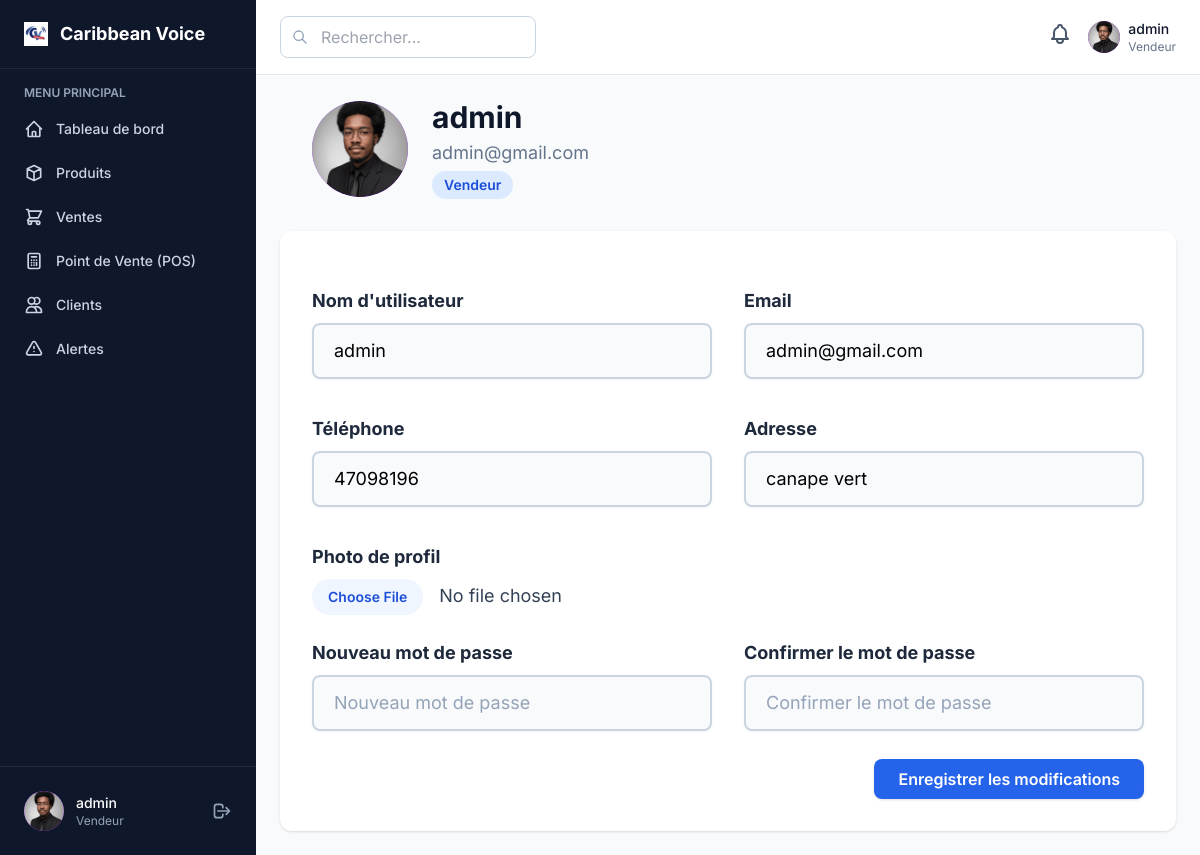
The app's page /customers/profil/ (signed in) with its own data.
### inventory/models.py (models this page shows, shortened)
class User(AbstractUser):
    ROLE_CHOICES = (
        ('admin', 'Administrateur'),
        ('manager', 'Manager'),
        ('vendeur', 'Vendeur'),
    )
    role = models.CharField(max_length=20, choices=ROLE_CHOICES, default='vendeur')
    phone = models.CharField(max_length=50, blank=True, null=True)
    address = models.TextField(blank=True, null=True)
    profile_image = models.ImageField(upload_to='profiles/', blank=True, null=True, verbose_name='Photo de profil')
    class Meta:
        verbose_name = 'Utilisateur'
        verbose_name_plural = 'Utilisateurs'
    def is_admin_or_manager(self):
        return self.role in ['admin', 'manager']

### customers/views.py (the view)
# urls.py: path('profil/', profile_view, name='profile'),
@login_required
def profile_view(request):
    user = request.user
    if not isinstance(user, User):
        user = User.objects.get(pk=user.pk)
    if request.method == 'POST':
        form = UserProfileForm(request.POST, request.FILES, instance=user)
        if form.is_valid():
            profile = form.save(commit=False)
            pwd1 = form.cleaned_data.get('password1')
            if pwd1:
                profile.set_password(pwd1)
            if 'profile_image' in request.FILES:
                profile.profile_image = request.FILES['profile_image']
            profile.save()
            messages.success(request, 'Profil mis à jour avec succès.')
            return redirect('profile')
    else:
        form = UserProfileForm(instance=user)
    return render(request, 'customers/profile.html', {'form': form})

### templates/customers/profile.html (shortened to what this page needs)
{% extends 'dashboard_base.html' %}
{% block dashboard_content %}
<div class="w-full">
    <div class="flex flex-col md:flex-row items-center gap-6 mb-8 px-2 md:px-8">
        <div class="flex-shrink-0">
            <div class="w-24 h-24 bg-gradient-to-br from-purple-500 to-purple-600 rounded-full flex items-center justify-center text-white text-4xl font-bold overflow-hidden">
                {% if request.user.profile_image %}
                    <img src="{{ request.user.profile_image.url }}" alt="Photo de profil" class="w-full h-full object-cover rounded-full" />
                {% else %}
                    {{ request.user.first_name.0|default:request.user.username.0|upper }}
                {% endif %}
            </div>
        </div>
        <div class="flex-1">
            <h1 class="text-3xl font-bold text-slate-900 mb-1">{{ request.user.get_full_name|default:request.user.username }}</h1>
            <div class="text-slate-500 text-lg mb-1">{{ request.user.email }}</div>
            <div class="inline-block px-3 py-1 rounded-full bg-blue-100 text-blue-700 text-sm font-semibold capitalize">{{ request.user.get_role_display }}</div>
        </div>
    </div>
    <form method="post" enctype="multipart/form-data" class="bg-white rounded-xl shadow p-8 w-full space-y-6">
            <div class="grid grid-cols-1 md:grid-cols-2 gap-8">
                <div>
                    <label class="block text-slate-800 font-bold mb-2 text-lg">Nom d'utilisateur</label>
                    <input type="text" name="username" value="{{ form.username.value }}" class="input input-bordered w-full text-lg px-5 py-3 bg-slate-50 border-2 border-slate-300 focus:border-blue-500 focus:ring-2 focus:ring-blue-200 rounded-lg transition placeholder-slate-400 shadow-sm focus:shadow-lg cursor-text" id="id_username" required placeholder="Nom d'utilisateur" />
                </div>
                <div>
                    <label class="block text-slate-800 font-bold mb-2 text-lg">Email</label>
                    <input type="email" name="email" value="{{ form.email.value }}" class="input input-bordered w-full text-lg px-5 py-3 bg-slate-50 border-2 border-slate-300 focus:border-blue-500 focus:ring-2 focus:ring-blue-200 rounded-lg transition placeholder-slate-400 shadow-sm focus:shadow-lg cursor-text" id="id_email" required placeholder="Adresse email" />
                </div>
                <div>
                    <label class="block text-slate-800 font-bold mb-2 text-lg">Téléphone</label>
                    <input type="text" name="phone" value="{{ form.phone.value }}" class="input input-bordered w-full text-lg px-5 py-3 bg-slate-50 border-2 border-slate-300 focus:border-blue-500 focus:ring-2 focus:ring-blue-200 rounded-lg transition placeholder-slate-400 shadow-sm focus:shadow-lg cursor-text" id="id_phone" placeholder="Téléphone" />
                </div>
                <div>
                    <label class="block text-slate-800 font-bold mb-2 text-lg">Adresse</label>
                    <input type="text" name="address" value="{{ form.address.value }}" class="input input-bordered w-full text-lg px-5 py-3 bg-slate-50 border-2 border-slate-300 focus:border-blue-500 focus:ring-2 focus:ring-blue-200 rounded-lg transition placeholder-slate-400 shadow-sm focus:shadow-lg cursor-text" id="id_address" placeholder="Adresse" />
                </div>
                <div class="md:col-span-2">
                    <label class="block text-slate-800 font-bold mb-2 text-lg">Photo de profil</label>
                    <input type="file" name="profile_image" accept="image/*" class="block w-full text-lg text-slate-700 file:mr-4 file:py-2 file:px-4 file:rounded-full file:border-0 file:text-sm file:font-semibold file:bg-blue-50 file:text-blue-700 hover:file:bg-blue-100" />
                </div>
            </div>
            <div class="grid grid-cols-1 md:grid-cols-2 gap-8">
                <div>
                    <label class="block text-slate-800 font-bold mb-2 text-lg">Nouveau mot de passe</label>
                    <input type="password" name="password1" class="input input-bordered w-full text-lg px-5 py-3 bg-slate-50 border-2 border-slate-300 focus:border-blue-500 focus:ring-2 focus:ring-blue-200 rounded-lg transition placeholder-slate-400 shadow-sm focus:shadow-lg cursor-text" id="id_password1" placeholder="Nouveau mot de passe" />
                </div>
                <div>
                    <label class="block text-slate-800 font-bold mb-2 text-lg">Confirmer le mot de passe</label>
                    <input type="password" name="password2" class="input input-bordered w-full text-lg px-5 py-3 bg-slate-50 border-2 border-slate-300 focus:border-blue-500 focus:ring-2 focus:ring-blue-200 rounded-lg transition placeholder-slate-400 shadow-sm focus:shadow-lg cursor-text" id="id_password2" placeholder="Confirmer le mot de passe" />
                </div>
            </div>
            <div class="mt-6 flex justify-end">
                <button type="submit" class="bg-blue-600 hover:bg-blue-700 text-white font-semibold px-6 py-2 rounded-lg shadow">Enregistrer les modifications</button>
            </div>
        </form>
    </div>
</div>
{% endblock %}

### templates/dashboard_base.html (shortened to what this page needs)
{% extends 'base.html' %}
{% load static %}
{% block content %}
<div class="min-h-screen bg-slate-50 animate-fade-up">
    <aside id="sidebar" class="fixed top-0 left-0 z-40 w-64 h-screen transition-transform bg-slate-900 lg:translate-x-0 lg:w-64 w-4/5 sm:w-2/3 md:w-1/2">
        <div class="h-full flex flex-col">
            <div class="flex items-center gap-3 px-6 py-5 border-b border-slate-800">
                <div class="">
                    <img src="{% static 'images/caribbean_voice.jpg' %}" alt="Caribbean Voice Logo" class="w-6 h-6">
                </div>
                <span class="text-white font-bold text-lg">Caribbean Voice</span>
            </div>
            <nav class="flex-1 overflow-y-auto px-3 py-4 space-y-1">
                <div class="text-slate-400 text-xs font-semibold uppercase px-3 mb-2">Menu Principal</div>
                <a href="{% url 'dashboard' %}" class="flex items-center gap-3 px-3 py-2.5 rounded-lg transition-colors {% if request.resolver_match.url_name == 'dashboard' %}bg-blue-600 text-white{% else %}text-slate-300 hover:bg-slate-800 hover:text-white{% endif %}">
                    <svg class="w-5 h-5" fill="none" stroke="currentColor" viewBox="0 0 24 24">
                        <path stroke-linecap="round" stroke-linejoin="round" stroke-width="2" d="M3 12l2-2m0 0l7-7 7 7M5 10v10a1 1 0 001 1h3m10-11l2 2m-2-2v10a1 1 0 01-1 1h-3m-6 0a1 1 0 001-1v-4a1 1 0 011-1h2a1 1 0 011 1v4a1 1 0 001 1m-6 0h6"></path>
                    </svg>
                    <span class="text-sm font-medium">Tableau de bord</span>
                </a>
                <a href="{% url 'products' %}" class="flex items-center gap-3 px-3 py-2.5 rounded-lg transition-colors {% if request.resolver_match.url_name == 'products' %}bg-blue-600 text-white{% else %}text-slate-300 hover:bg-slate-800 hover:text-white{% endif %}">
                    <svg class="w-5 h-5" fill="none" stroke="currentColor" viewBox="0 0 24 24">
                        <path stroke-linecap="round" stroke-linejoin="round" stroke-width="2" d="M20 7l-8-4-8 4m16 0l-8 4m8-4v10l-8 4m0-10L4 7m8 4v10M4 7v10l8 4"></path>
                    </svg>
                    <span class="text-sm font-medium">Produits</span>
                </a>
                <a href="{% url 'sales_list' %}" class="flex items-center gap-3 px-3 py-2.5 rounded-lg transition-colors {% if request.resolver_match.url_name == 'sales_list' or request.resolver_match.url_name == 'sale_detail' %}bg-blue-600 text-white{% else %}text-slate-300 hover:bg-slate-800 hover:text-white{% endif %}">
                    <svg class="w-5 h-5" fill="none" stroke="currentColor" viewBox="0 0 24 24">
                        <path stroke-linecap="round" stroke-linejoin="round" stroke-width="2" d="M3 3h2l.4 2M7 13h10l4-8H5.4M7 13L5.4 5M7 13l-2.293 2.293c-.63.63-.184 1.707.707 1.707H17m0 0a2 2 0 100 4 2 2 0 000-4zm-8 2a2 2 0 11-4 0 2 2 0 014 0z"></path>
                    </svg>
                    <span class="text-sm font-medium">Ventes</span>
                </a>
                <a href="{% url 'pos' %}" class="flex items-center gap-3 px-3 py-2.5 rounded-lg transition-colors {% if request.resolver_match.url_name == 'pos' %}bg-blue-600 text-white{% else %}text-slate-300 hover:bg-slate-800 hover:text-white{% endif %}">
                    <svg class="w-5 h-5" fill="none" stroke="currentColor" viewBox="0 0 24 24">
                        <path stroke-linecap="round" stroke-linejoin="round" stroke-width="2" d="M9 7h6m0 10v-3m-3 3h.01M9 17h.01M9 14h.01M12 14h.01M15 11h.01M12 11h.01M9 11h.01M7 21h10a2 2 0 002-2V5a2 2 0 00-2-2H7a2 2 0 00-2 2v14a2 2 0 002 2z"></path>
                    </svg>
                        <span class="text-sm font-medium">Point de Vente (POS)</span>
                </a>
                <a href="{% url 'customers' %}" class="flex items-center gap-3 px-3 py-2.5 rounded-lg transition-colors {% if request.resolver_match.url_name == 'customers' %}bg-blue-600 text-white{% else %}text-slate-300 hover:bg-slate-800 hover:text-white{% endif %}">
                    <svg class="w-5 h-5" fill="none" stroke="currentColor" viewBox="0 0 24 24">
                        <path stroke-linecap="round" stroke-linejoin="round" stroke-width="2" d="M12 4.354a4 4 0 110 5.292M15 21H3v-1a6 6 0 0112 0v1zm0 0h6v-1a6 6 0 00-9-5.197M13 7a4 4 0 11-8 0 4 4 0 018 0z"></path>
                    </svg>
                    <span class="text-sm font-medium">Clients</span>
                </a>
                <a href="{% url 'stock_alerts' %}" class="flex items-center gap-3 px-3 py-2.5 rounded-lg transition-colors {% if request.resolver_match.url_name == 'stock_alerts' %}bg-blue-600 text-white{% else %}text-slate-300 hover:bg-slate-800 hover:text-white{% endif %}">
                    <div class="relative w-full">
                        <button onclick="toggleSidebarAlertDropdown()" class="flex items-center gap-3 w-full">
                            <svg class="w-5 h-5" fill="none" stroke="currentColor" viewBox="0 0 24 24">
                                <path stroke-linecap="round" stroke-linejoin="round" stroke-width="2" d="M12 9v2m0 4h.01m-6.938 4h13.856c1.54 0 2.502-1.667 1.732-3L13.732 4c-.77-1.333-2.694-1.333-3.464 0L3.34 16c-.77 1.333.192 3 1.732 3z"></path>
                            </svg>
                            <span class="text-sm font-medium">Alertes</span>
                        </button>
                    </div>
                </a>
            </nav>
            <div class="border-t border-slate-800 p-4">
                <div class="flex items-center gap-3 p-2">
                    <div class="w-10 h-10 bg-gradient-to-br from-purple-500 to-purple-600 rounded-full flex items-center justify-center text-white font-bold overflow-hidden">
                        {% if request.user.profile_image %}
                            <img src="{{ request.user.profile_image.url }}" alt="Photo de profil" class="w-full h-full object-cover rounded-full" />
                        {% else %}
                            {{ request.user.first_name.0|default:request.user.username.0|upper }}
                        {% endif %}
                    </div>
                    <div class="flex-1">
                        <a href="{% url 'profile' %}" class="text-white text-sm font-medium hover:underline cursor-pointer block">{{ request.user.get_full_name|default:request.user.username }}</a>
                        <div class="text-slate-400 text-xs capitalize">{{ request.user.get_role_display }}</div>
                    </div>
                    <a href="{% url 'logout' %}" class="text-slate-400 hover:text-white ml-2">
                        <svg class="w-5 h-5" fill="none" stroke="currentColor" viewBox="0 0 24 24">
                            <path stroke-linecap="round" stroke-linejoin="round" stroke-width="2" d="M17 16l4-4m0 0l-4-4m4 4H7m6 4v1a3 3 0 01-3 3H6a3 3 0 01-3-3V7a3 3 0 013-3h4a3 3 0 013 3v1"></path>
                        </svg>
                    </a>
                </div>
            </div>
        </div>
    </aside>
    <div class="transition-all duration-300 lg:ml-64">
        <header class="bg-white border-b border-slate-200 sticky top-0 z-30">
            <div class="flex items-center justify-between px-4 lg:px-6 py-4">
                <div class="flex items-center gap-4">
                    <div class="relative hidden md:block">
                        <svg class="absolute left-3 top-1/2 -translate-y-1/2 w-4 h-4 text-slate-400" fill="none" stroke="currentColor" viewBox="0 0 24 24">
                            <path stroke-linecap="round" stroke-linejoin="round" stroke-width="2" d="M21 21l-6-6m2-5a7 7 0 11-14 0 7 7 0 0114 0z"></path>
                        </svg>
                        <input type="text" placeholder="Rechercher..." class="pl-10 pr-4 py-2 border border-slate-300 rounded-lg w-64 focus:outline-none focus:ring-2 focus:ring-blue-500">
                    </div>
                </div>
                <div class="flex items-center gap-4">
                    <div class="relative">
                        <button onclick="toggleHeaderAlertDropdown()" class="relative text-slate-600 hover:text-slate-900 focus:outline-none">
                        </button>
                    </div>
                    <div class="hidden lg:flex items-center gap-2">
                        <a href="{% url 'profile' %}" class="flex items-center gap-2 group">
                            <div class="w-8 h-8 bg-gradient-to-br from-purple-500 to-purple-600 rounded-full flex items-center justify-center text-white font-bold text-sm overflow-hidden group-hover:ring-2 group-hover:ring-blue-400 transition">
                                {% if request.user.profile_image %}
                                    <img src="{{ request.user.profile_image.url }}" alt="Photo de profil" class="w-full h-full object-cover rounded-full" />
                                {% else %}
                                    {{ request.user.first_name.0|default:request.user.username.0|upper }}
                                {% endif %}
                            </div>
                            <div class="text-sm">
                                <div class="font-medium text-slate-900 group-hover:underline">{{ request.user.get_full_name|default:request.user.username }}</div>
                                <div class="text-slate-500 text-xs capitalize">{{ request.user.get_role_display }}</div>
                            </div>
                        </a>
                    </div>
                </div>
            </div>
        </header>
        <main class="p-4 lg:p-6">
            {% block dashboard_content %}{% endblock %}
    </div>
{% endblock %}

### records on screen
User: user.profile_image (picture), user.get_full_name "admin", user.role "Vendeur", user.email "admin@gmail.com", username "admin", email "admin@gmail.com", phone "47098196", address "canape vert"
